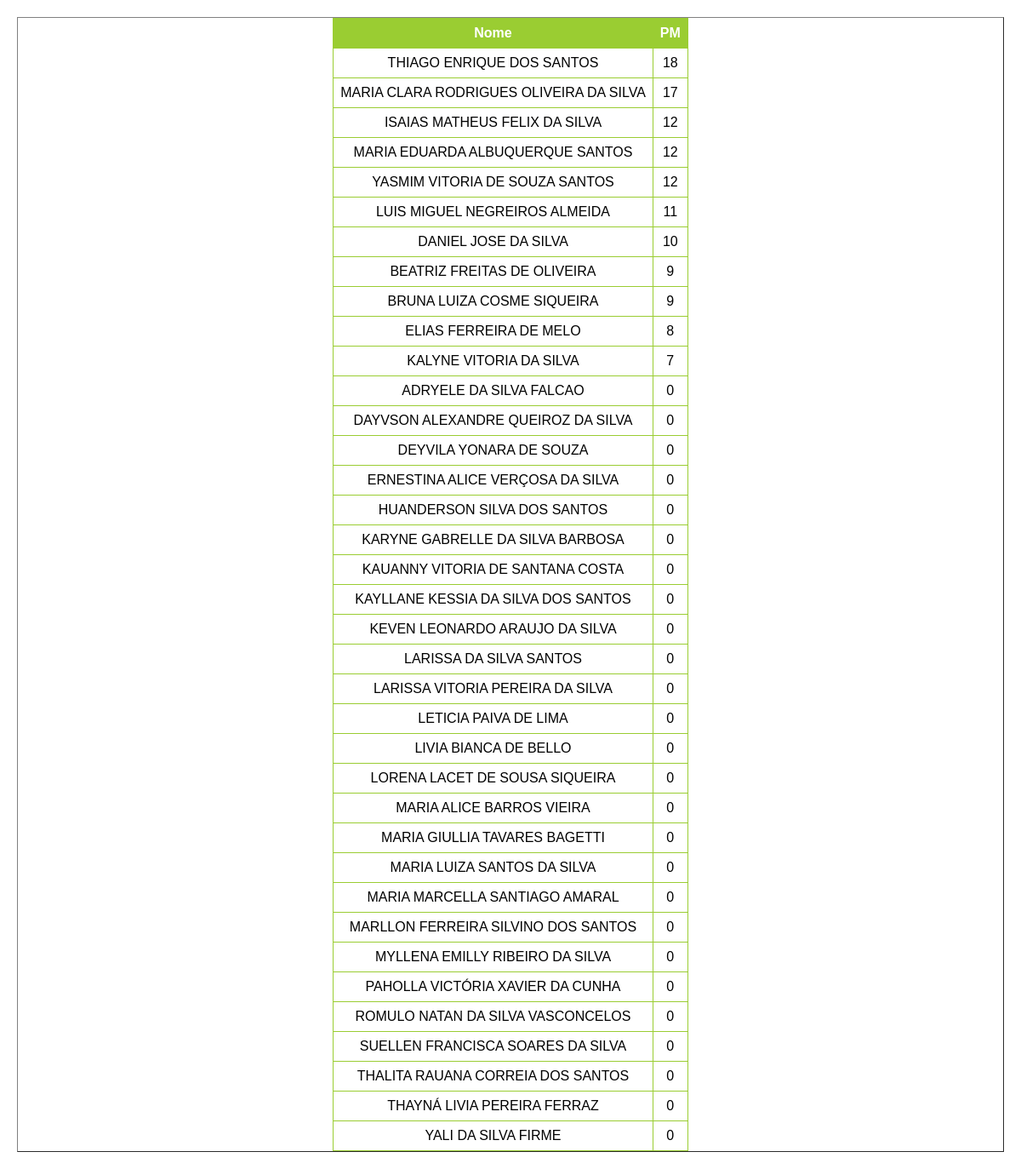
The app's page /ranking/3ºB with its own data.
### main.py (models this page shows)
class Terceiro_B(db.Model):
    __tablename__ = 'Terceiro_B'

### main.py (the view)
@app.route('/ranking/<class_id>', methods=['GET', 'POST'])
def ranking(class_id):
    turma_selecionada = selecionar_turma(class_id)
    resultados_ranking = db.session.query(turma_selecionada.nome, getattr(turma_selecionada, 'pm')).order_by(
        getattr(turma_selecionada, 'pm').desc()).all()
    return render_template('ranking.html', data=resultados_ranking, class_id=class_id)

### main.py (called while the page is built)
def selecionar_turma(valor):
    if valor == 'a' or valor == '3ºA':
        return lista_turmas_db[0]
    elif valor == 'b' or valor == '3ºB':
        return lista_turmas_db[1]
    elif valor == 'c' or valor == '3ºC':
        return lista_turmas_db[2]
    elif valor == 'd' or valor == '1ºD':
        return lista_turmas_db[3]

### templates/ranking.html (shortened to what this page needs)
<!DOCTYPE html>
<html lang="en">
<head>
    <link rel="stylesheet" href="/static/styles.css">
</head>
<body>
<table border="1" class="menu">
        <tr>
            <th>Nome</th>
            <th>PM</th>
        </tr>
        {% for row in data %}
            <tr>
                <td>{{ row.nome }}</td>
                <td>{{ row.pm }}</td>
            </tr>
        {% endfor %}
</table>
</body>
</html>

### static/styles.css (style rules this page uses)
.menu { margin: 20px; display: flex; flex-direction: column; align-items: center; justify-content: flex-start; }
table { border-collapse: collapse; width: 100%; background-color: rgba(255, 255, 255, 1); }
th, td { border: 1px solid yellowgreen; padding: 8px; text-align: center; }
th { background-color: yellowgreen; color: white; }
body { margin: 0; padding: 0; font-family: Arial, sans-serif; display: flex; align-items: center; justify-content: center; min-height: 100vh; position: relative; overflow: hidden; overflow-y: auto; }
body::before { content: ''; position: fixed; top: 0; left: 0; width: 100%; height: 100%; background: url('/static/4428.jpg') center center fixed; background-size: cover; opacity: 0.3; z-index: -1; }

### records on screen
Terceiro_B: nome "THIAGO ENRIQUE DOS SANTOS", pm "18"
Terceiro_B: nome "MARIA CLARA RODRIGUES OLIVEIRA DA SILVA", pm "17"
Terceiro_B: nome "ISAIAS MATHEUS FELIX DA SILVA", pm "12"
Terceiro_B: nome "MARIA EDUARDA ALBUQUERQUE SANTOS", pm "12"
Terceiro_B: nome "YASMIM VITORIA DE SOUZA SANTOS", pm "12"
Terceiro_B: nome "LUIS MIGUEL NEGREIROS ALMEIDA", pm "11"
Terceiro_B: nome "DANIEL JOSE DA SILVA", pm "10"
Terceiro_B: nome "BEATRIZ FREITAS DE OLIVEIRA", pm "9"
Terceiro_B: nome "BRUNA LUIZA COSME SIQUEIRA", pm "9"
Terceiro_B: nome "ELIAS FERREIRA DE MELO", pm "8"
Terceiro_B: nome "KALYNE VITORIA DA SILVA", pm "7"
Terceiro_B: nome "ADRYELE DA SILVA FALCAO", pm "0"
Terceiro_B: nome "DAYVSON ALEXANDRE QUEIROZ DA SILVA", pm "0"
Terceiro_B: nome "DEYVILA YONARA DE SOUZA", pm "0"
Terceiro_B: nome "ERNESTINA ALICE VERÇOSA DA SILVA", pm "0"
Terceiro_B: nome "HUANDERSON SILVA DOS SANTOS", pm "0"
Terceiro_B: nome "KARYNE GABRELLE DA SILVA BARBOSA", pm "0"
Terceiro_B: nome "KAUANNY VITORIA DE SANTANA COSTA", pm "0"
Terceiro_B: nome "KAYLLANE KESSIA DA SILVA DOS SANTOS", pm "0"
Terceiro_B: nome "KEVEN LEONARDO ARAUJO DA SILVA", pm "0"
Terceiro_B: nome "LARISSA DA SILVA SANTOS", pm "0"
Terceiro_B: nome "LARISSA VITORIA PEREIRA DA SILVA", pm "0"
Terceiro_B: nome "LETICIA PAIVA DE LIMA", pm "0"
Terceiro_B: nome "LIVIA BIANCA DE BELLO", pm "0"
Terceiro_B: nome "LORENA LACET DE SOUSA SIQUEIRA", pm "0"
Terceiro_B: nome "MARIA ALICE BARROS VIEIRA", pm "0"
Terceiro_B: nome "MARIA GIULLIA TAVARES BAGETTI", pm "0"
Terceiro_B: nome "MARIA LUIZA SANTOS DA SILVA", pm "0"
Terceiro_B: nome "MARIA MARCELLA SANTIAGO AMARAL", pm "0"
Terceiro_B: nome "MARLLON FERREIRA SILVINO DOS SANTOS", pm "0"
Terceiro_B: nome "MYLLENA EMILLY RIBEIRO DA SILVA", pm "0"
Terceiro_B: nome "PAHOLLA VICTÓRIA XAVIER DA CUNHA", pm "0"
Terceiro_B: nome "ROMULO NATAN DA SILVA VASCONCELOS", pm "0"
Terceiro_B: nome "SUELLEN FRANCISCA SOARES DA SILVA", pm "0"
Terceiro_B: nome "THALITA RAUANA CORREIA DOS SANTOS", pm "0"
Terceiro_B: nome "THAYNÁ LIVIA PEREIRA FERRAZ", pm "0"
Terceiro_B: nome "YALI DA SILVA FIRME", pm "0"
